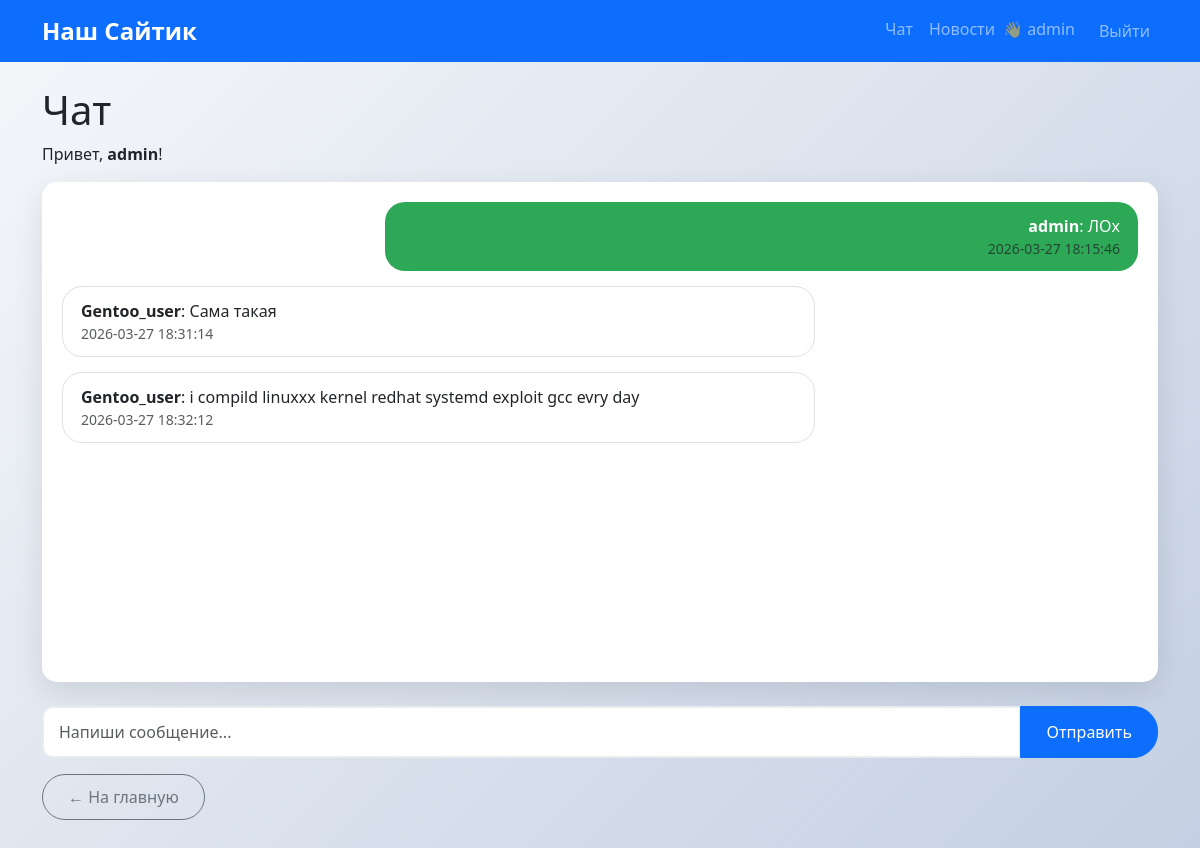
Screenshot of /chatroom (signed in) with the database file from the repository.
### tables this page shows
CREATE TABLE Messages(
        id INTEGER PRIMARY KEY,
        username TEXT NOT NULL,
        message TEXT NOT NULL,
        timestamp DATETIME DEFAULT CURRENT_TIMESTAMP,
        FOREIGN KEY (username) REFERENCES User (username)
    );

### flask_app.py (the view)
@app.route("/chatroom", methods=["POST", "GET"])
def chatroom():
    username = flask.session.get("username")
    if not username:
        return flask.redirect(flask.url_for("login"))
    if flask.request.method == "POST":
        message = flask.request.form["message"]
        database.WriteMessage(username, message)
    messages = database.FetchMessages()
    return flask.render_template("chatroom.html", logged=username, messages=messages)

### database.py (called while the page is built)
def get_connection():
    return sqlite3.connect(db_name)

def FetchMessages(LIMIT=50):
    Con = get_connection()
    Cur = Con.cursor()
    Cur.execute(
        "SELECT username, message, timestamp FROM Messages ORDER BY timestamp DESC LIMIT ?",
        (LIMIT,),
    )
    messages = Cur.fetchall()
    Con.close()
    return reversed(messages)  # chronoligcal order since fuck u timestamps

### flask_app.py (called while the page is built)
@app.context_processor
def inject_user_info():
    return {
        'logged': flask.session.get('username'),
        'roles': flask.session.get('roles', [])
    }

@app.before_request
def log_session():
    print(f"REQUEST {flask.request.path}: session.username={flask.session.get('username')}")

### templates/chatroom.html (shortened to what this page needs)
{% extends "base.html" %}
{% block content %}
<div class="row">
    <div class="col-12">
        <h1>Чат</h1>
        <p>Привет, <strong>{{ logged }}</strong>!</p>
    </div>
</div>
<div class="row">
    <div class="col-12">
        <div class="chat-messages">
            {% if messages %}
                {% for username, message, timestamp in messages %}
                    <div class="msg-bubble {{ 'your-msg' if username == logged else 'other-msg' }}">
                        <strong>{{ username }}</strong>: {{ message }}
                        <small class="d-block text-muted">{{ timestamp }}</small>
                    </div>
                {% endfor %}
            {% else %}
                <p class="text-center text-muted py-5">Нет сообщений. Напиши первое!</p>
            {% endif %}
        </div>
    </div>
</div>
<form method="post" class="input-group mt-4">
    <input type="text" name="message" class="form-control" placeholder="Напиши сообщение..." required>
    <button class="btn btn-primary" type="submit">Отправить</button>
</form>
<a href="{{ url_for('main') }}" class="btn btn-outline-secondary mt-3">← На главную</a>
{% endblock %}

### templates/base.html (shortened to what this page needs)
<!DOCTYPE html>
<html lang="ru">
<head>
    <link href="https://cdn.jsdelivr.net/npm/bootstrap@5.3.3/dist/css/bootstrap.min.css" rel="stylesheet">
    <link rel="stylesheet" href="{{ url_for('static', filename='css/custom.css') }}">
</head>
<body>
    <nav class="navbar navbar-expand-lg navbar-dark bg-primary">
        <div class="container">
            <a class="navbar-brand" href="{{ url_for('main') }}">Наш Сайтик</a>
            <div class="navbar-nav ms-auto">
                {% if loggedIn or session.username %}
                <a class="nav-link" href="{{ url_for('chatroom') }}">Чат</a>
                <a class="nav-link" href="{{ url_for('displaynews') }}">Новости</a>
                {% endif %}
                {% if session.username %}
                <span class="navbar-text me-3">👋 {{ logged or session.username or 'Гость' }}</span>
                <a class="nav-link btn btn-outline-light" href="{{ url_for('logout') }}">Выйти</a>
                {% else %}
                <a class="nav-link" href="{{ url_for('login') }}">Вход</a>
                {% endif %}
            </div>
        </div>
    </nav>
    <div class="container mt-4 mb-5">
        {% block content %}{% endblock %}
    </div>
</body>
</html>

### static/css/custom.css (style rules this page uses)
:root { --primary-color: #2da856; --secondary-color: #6c757d; --success-color: #198754; }
body { background: linear-gradient(135deg, #f5f7fa 0%, #c3cfe2 100%); min-height: 100vh; font-family: 'Segoe UI', Tahoma, Geneva, Verdana, sans-serif; }
.navbar-brand { font-weight: bold; font-size: 1.5rem; }
.chat-messages { background: white; border-radius: 15px; box-shadow: 0 10px 30px rgba(0,0,0,0.1); height: 500px; overflow-y: auto; padding: 20px; }
.msg-bubble { margin-bottom: 15px; padding: 12px 18px; border-radius: 20px; max-width: 70%; word-wrap: break-word; }
.your-msg { background: var(--primary-color); color: white; margin-left: auto; text-align: right; }
.other-msg { background: white; border: 1px solid #e0e0e0; }
.btn { border-radius: 25px; padding: 10px 25px; font-weight: 500; }
.form-control { border-radius: 10px; border: 2px solid #e9ecef; padding: 12px 15px; }

### rows the page displays
Messages: username "admin", message "ЛОх", timestamp "2026-03-27 18:15:46"
Messages: username "Gentoo_user", message "Сама такая", timestamp "2026-03-27 18:31:14"
Messages: username "Gentoo_user", message "i compild linuxxx kernel redhat systemd exploit gcc evry day", timestamp "2026-03-27 18:32:12"
